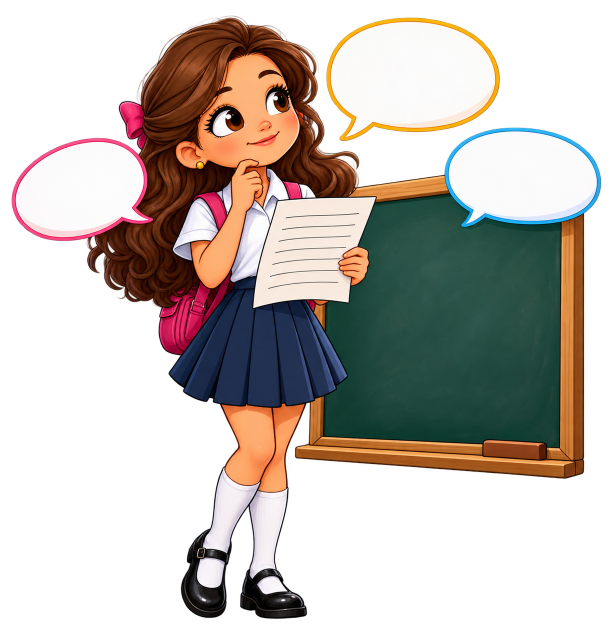
#> input picture imagens_perguntas/tema01_pergunta01.png, 1225 x 1284 px, found by its file name (shown at 1/2 size)
$ python gerar_videos_caderno_juh.py
#> lines starting #> are read from the running program, lines starting #| are printed output that depends on the picture
from pathlib import Path
import argparse
import asyncio
import math
import os
import re
import shutil
import subprocess
import unicodedata

from PIL import Image, ImageDraw, ImageFont
import edge_tts

from dados_quiz import LEGENDAS, QUIZZES


# ============================================================
# CONFIGURAÇÕES
# ============================================================

W, H = 1080, 1920
FPS = 30
ANIM_FPS = 20

FUNDO = Path("assets/template_educativo_juh_quiz.png")
IMAGENS_DIR = Path("imagens_perguntas")
SAIDA = Path("output_juh_caderno")
DRIVE_BASE = "destino:saida/Juh-Quiz-17/caderno"

VOICE = "pt-BR-AntonioNeural"
VOICE_RATE = "+10%"

AZUL = (17, 47, 121)
AZUL_ESCURO = (7, 23, 78)
PALETAS = {
    "verde": (68, 160, 93),
    "azul": (73, 132, 202),
    "coral": (224, 94, 89),
    "violeta": (143, 105, 190),
    "amarelo": (211, 159, 47),
}
LAYOUT_ATUAL = "verde"
ROSA = PALETAS[LAYOUT_ATUAL]
AMARELO = (255, 215, 25)
PRETO = (18, 18, 22)
BRANCO = (255, 255, 255)

PAGE_LEFT = 95
PAGE_RIGHT = 990
PAGE_TOP = 485
PAGE_BOTTOM = 1515

THEME_Y = 525
QUESTION_Y = 665
OPTIONS_Y = 1015

PAUSA_APOS_PERGUNTA = 0.75
PAUSA_APOS_RESPOSTA = 0.70

LETRAS = ("A", "B", "C")


# ============================================================
# UTILIDADES
# ============================================================

def executar(cmd):
    print(" ".join(map(str, cmd)), flush=True)
    subprocess.run(cmd, check=True)


def slug(texto):
    s = unicodedata.normalize("NFKD", texto)
    s = "".join(c for c in s if not unicodedata.combining(c))
    s = re.sub(r"[^a-zA-Z0-9]+", "-", s).strip("-").lower()
    return s or "quiz"


def fonte(size, bold=False):
    if bold:
        candidatos = [
            "/usr/share/fonts/truetype/dejavu/DejaVuSans-Bold.ttf",
            "/usr/share/fonts/truetype/liberation2/LiberationSans-Bold.ttf",
        ]
    else:
        candidatos = [
            "/usr/share/fonts/truetype/dejavu/DejaVuSans.ttf",
            "/usr/share/fonts/truetype/liberation2/LiberationSans-Regular.ttf",
        ]

    for p in candidatos:
        if Path(p).exists():
            return ImageFont.truetype(p, size)

    return ImageFont.load_default()


def fundo_base():
    """Folha branca limpa, com identidade Juh Quiz e uma das cinco cores."""
    img = Image.new("RGB", (W, H), (250, 250, 248))
    d = ImageDraw.Draw(img)
    d.rectangle([0, 0, W, 48], fill=ROSA)
    d.rectangle([0, 48, W, 70], fill=(238, 237, 232))
    d.rounded_rectangle([40, 95, W - 40, H - 90], radius=28,
                        fill=(255, 255, 255), outline=(232, 231, 226), width=3)
    brand = fonte(38, bold=True)
    d.text((82, 145), "JUH QUIZ", font=brand, fill=ROSA)
    d.line([82, 205, W - 82, 205], fill=(235, 235, 232), width=3)
    return img


def resolver_imagem_pergunta(pergunta):
    """
    Imagem opcional por pergunta.

    Exemplos aceitos em dados_quiz.py:
      "imagem": "imagens_perguntas/gato_1.png"
      "imagem": "gato_1.png"

    Se a chave não existir, for None ou estiver vazia,
    o vídeo continua exatamente no modo sem imagem.
    """
    valor = pergunta.get("imagem")

    if valor is None:
        return None

    valor = str(valor).strip()
    if not valor:
        return None

    caminho = Path(valor)
    candidatos = [caminho]

    # Se informou apenas o nome do arquivo, procura na pasta padrão.
    if not caminho.is_absolute() and caminho.parent == Path("."):
        candidatos.append(IMAGENS_DIR / caminho)

    for candidato in candidatos:
        if candidato.exists() and candidato.is_file():
            return candidato

    tentados = ", ".join(str(c) for c in candidatos)
    raise FileNotFoundError(
        f'Imagem da pergunta não encontrada: "{valor}". '
        f'Caminhos verificados: {tentados}'
    )


# [40 lines left out: function inserir_imagem_pergunta, not called in this run]


def wrap_pixels(draw, texto, font, max_width):
    palavras = texto.split()
    linhas = []
    atual = ""

    for palavra in palavras:
        teste = palavra if not atual else atual + " " + palavra
        bb = draw.textbbox((0, 0), teste, font=font)
        if bb[2] - bb[0] <= max_width:
            atual = teste
        else:
            if atual:
                linhas.append(atual)
            atual = palavra

    if atual:
        linhas.append(atual)

    return linhas


# [9 lines left out: function fit_text, not called in this run]


def fit_question_text(draw, texto, max_width, max_size=46, min_size=22):
    """Ajusta o tamanho para caber a pergunta completa, sem cortar palavras."""
    for size in range(max_size, min_size - 1, -2):
        f = fonte(size, bold=True)
        lines = wrap_pixels(draw, texto, f, max_width)
        line_height = text_line_height(draw, f) + 10
        # Mantém perguntas compridas completas e deixa as opções descerem se preciso.
        if len(lines) * line_height <= 350:
            return f, lines

    f = fonte(min_size, bold=True)
    return f, wrap_pixels(draw, texto, f, max_width)


def fit_theme_text(draw, texto, max_width=850, max_size=52, min_size=30):
    """Encaixa o nome inteiro do tema em até duas linhas."""
    for size in range(max_size, min_size - 1, -2):
        f = fonte(size, bold=True)
        lines = wrap_pixels(draw, texto, f, max_width)
        if len(lines) <= 2:
            return f, lines

    f = fonte(min_size, bold=True)
    return f, wrap_pixels(draw, texto, f, max_width)


def text_line_height(draw, font):
    bb = draw.textbbox((0, 0), "Ag", font=font)
    return bb[3] - bb[1]


def duracao_audio(path):
    r = subprocess.run(
        [
            "ffprobe", "-v", "error",
            "-show_entries", "format=duration",
            "-of", "default=noprint_wrappers=1:nokey=1",
            str(path),
        ],
        capture_output=True,
        text=True,
        check=True,
    )
    return float(r.stdout.strip())


async def _tts(texto, saida):
    communicate = edge_tts.Communicate(
        texto,
        VOICE,
        rate=VOICE_RATE,
    )
    await communicate.save(str(saida))


def tts_salvar(texto, saida):
    saida.parent.mkdir(parents=True, exist_ok=True)
    asyncio.run(_tts(texto, saida))


def criar_beep(path, dur=0.20, freq=880):
    executar([
        "ffmpeg", "-y",
        "-f", "lavfi",
        "-i", f"sine=frequency={freq}:sample_rate=48000:duration={dur}",
        "-ar", "48000",
        "-ac", "2",
        "-c:a", "libmp3lame",
        "-q:a", "4",
        str(path),
    ])


# [126 lines left out: functions criar_clipe_imagem, criar_clipe_animado, concatenar, desenhar_lapis, not called in this run]


def desenhar_tema(img, tema):
    draw = ImageDraw.Draw(img)
    f, lines = fit_theme_text(draw, tema.upper())
    line_gap = 5
    line_boxes = [draw.textbbox((0, 0), line, font=f) for line in lines]
    widths = [bb[2] - bb[0] for bb in line_boxes]
    heights = [bb[3] - bb[1] for bb in line_boxes]
    pad_x = 28
    pad_y = 12
    block_h = sum(heights) + line_gap * (len(lines) - 1)
    box_w = max(widths)
    draw.rounded_rectangle(
        [W // 2 - box_w // 2 - pad_x, THEME_Y - pad_y,
         W // 2 + box_w // 2 + pad_x, THEME_Y + block_h + pad_y],
        radius=18,
        fill=(247, 247, 244),
        outline=ROSA,
        width=3,
    )
    y = THEME_Y
    for line, width, height in zip(lines, widths, heights):
        draw.text((W // 2 - width // 2, y), line, font=f, fill=ROSA)
        y += height + line_gap


def desenhar_pergunta_e_opcoes(tema, numero, pergunta):
    img = fundo_base()
    desenhar_tema(img, tema)
    draw = ImageDraw.Draw(img)

    badge_x, badge_y = 120, QUESTION_Y - 8
    draw.ellipse(
        [badge_x, badge_y, badge_x + 66, badge_y + 66],
        fill=ROSA,
    )
    nfont = fonte(34, bold=True)
    ntext = str(numero)
    bb = draw.textbbox((0, 0), ntext, font=nfont)
    draw.text(
        (
            badge_x + 33 - (bb[2] - bb[0]) / 2,
            badge_y + 33 - (bb[3] - bb[1]) / 2 - 4,
        ),
        ntext,
        font=nfont,
        fill=BRANCO,
    )

    qx = 210
    imagem_path = resolver_imagem_pergunta(pergunta)
    tem_imagem = imagem_path is not None
    qmaxw = 420 if tem_imagem else PAGE_RIGHT - qx - 35
    qfont, qlines = fit_question_text(
        draw,
        pergunta["pergunta"],
        max_width=qmaxw,
    )
    qlh = text_line_height(draw, qfont) + 12

    q_strokes = []
    y = QUESTION_Y
    for line in qlines:
        draw.text((qx, y), line, font=qfont, fill=PRETO)
        bb = draw.textbbox((qx, y), line, font=qfont)

        underline_y = bb[3] + 7
        q_strokes.append((bb[0], underline_y, bb[2], underline_y))
        y += qlh

    if tem_imagem:
        figura = Image.open(imagem_path).convert("RGBA")
        figura.thumbnail((330, 300), Image.Resampling.LANCZOS)
        pad = 14
        card_x, card_y = 665, QUESTION_Y + 8
        card_w, card_h = 330, 300
        draw = ImageDraw.Draw(img)
        draw.rounded_rectangle([card_x, card_y, card_x + card_w, card_y + card_h],
                               radius=22, fill=(255, 255, 255),
                               outline=(224, 224, 220), width=3)
        px = card_x + (card_w - figura.width) // 2
        py = card_y + (card_h - figura.height) // 2
        img.paste(figura, (px, py), figura)
        image_bottom = card_y + card_h
        draw = ImageDraw.Draw(img)
        option_y = max(image_bottom + 50, y + 55)
        option_gap = 128
    else:
        option_y = max(OPTIONS_Y, y + 110)
        option_gap = 135

    options = []
    afont = fonte(42, bold=False)

    for i, alt in enumerate(pergunta["alternativas"]):
        oy = option_y + i * option_gap
        cx, cy, r = 135, oy + 30, 28

        draw.ellipse(
            [cx - r, cy - r, cx + r, cy + r],
            outline=ROSA,
            width=4,
            fill=BRANCO,
        )
        txt = f"{LETRAS[i]}) {alt}"
        draw.text((190, oy), txt, font=afont, fill=PRETO)
        options.append({
            "circle": (cx, cy, r),
            "text": txt,
        })

    return img, q_strokes, options, tem_imagem


# [122 lines left out: functions criar_transicao_scroll, aplicar_traco_rosa, pintar_resposta, desenhar_contagem, not called in this run]


# ============================================================
# GERAÇÃO
# ============================================================

def gerar_video_tema(indice_tema, tema, perguntas, legenda, lote_drive=None):
    global LAYOUT_ATUAL, ROSA
    ciclo = tuple(PALETAS)
    LAYOUT_ATUAL = ciclo[((indice_tema - 1) // 3) % len(ciclo)]
    ROSA = PALETAS[LAYOUT_ATUAL]
    print(f"🎨 Cor do caderno: {LAYOUT_ATUAL}", flush=True)

    pasta = SAIDA / f"{indice_tema:02d}_{slug(tema)}"
    if pasta.exists():
        shutil.rmtree(pasta)
    pasta.mkdir(parents=True, exist_ok=True)

    clipes = []
    tela_anterior = None
    beep = pasta / "beep.mp3"
    criar_beep(beep)

    for q_idx, pergunta in enumerate(perguntas, start=1):
        print(f"\n[{tema}] Pergunta {q_idx}", flush=True)

        base, strokes, options, tem_imagem = desenhar_pergunta_e_opcoes(
            tema,
            q_idx,
            pergunta,
        )
        if tela_anterior is not None:
            clipes.append(criar_transicao_scroll(tela_anterior, base, pasta, q_idx))

        # 1) áudio da pergunta
        audio_q = pasta / f"q{q_idx:02d}_pergunta.mp3"
        tts_salvar(pergunta["pergunta"], audio_q)
        qdur = duracao_audio(audio_q) + PAUSA_APOS_PERGUNTA

        # 2) lápis passando por todas as linhas da pergunta
        frames_q = pasta / f"frames_q{q_idx:02d}"
        frames_q.mkdir(parents=True, exist_ok=True)

        total_frames = max(18, int(math.ceil(qdur * ANIM_FPS)))

        for fidx in range(total_frames):
            p = fidx / max(1, total_frames - 1)
            frame, (tip_x, tip_y) = aplicar_traco_rosa(
                base.copy(),
                strokes,
                p,
            )

            frame = desenhar_lapis(
                frame,
                tip_x - 18,
                tip_y - 40,
                angle=-8,
            )

            frame.save(
                frames_q / f"frame_{fidx:04d}.jpg",
                quality=92,
            )

        clip_q = pasta / f"{q_idx:02d}_pergunta.mp4"
        criar_clipe_animado(
            frames_q,
            ANIM_FPS,
            qdur,
            clip_q,
            audio_q,
        )
        clipes.append(clip_q)

        marcada, _ = aplicar_traco_rosa(
            base.copy(),
            strokes,
            1.0,
        )

        # 3) contagem 3, 2, 1
        # Quando há imagem, a contagem desce para não encobrir as alternativas.
        count_y = 1590 if tem_imagem else 1465

        for numero in (3, 2, 1):
            img_count = desenhar_contagem(marcada, numero, cy=count_y)
            png = pasta / f"q{q_idx:02d}_count_{numero}.png"
            img_count.save(png)

            clip = pasta / f"{q_idx:02d}_count_{numero}.mp4"
            criar_clipe_imagem(
                png,
                0.78,
                clip,
                beep,
            )
            clipes.append(clip)

        # 4) resposta correta
        correta = int(pergunta["correta"])
        resposta = pergunta["alternativas"][correta]

        audio_a = pasta / f"q{q_idx:02d}_resposta.mp3"
        tts_salvar(
            f"A resposta correta é: {resposta}.",
            audio_a,
        )
        adur = duracao_audio(audio_a) + PAUSA_APOS_RESPOSTA

        frames_a = pasta / f"frames_a{q_idx:02d}"
        frames_a.mkdir(parents=True, exist_ok=True)

        total_answer_frames = max(14, int(math.ceil(adur * ANIM_FPS)))

        for fidx in range(total_answer_frames):
            p = fidx / max(1, total_answer_frames - 1)
            answer_frame = pintar_resposta(
                marcada.copy(),
                options[correta]["circle"],
                min(1.0, p * 2.4),
            )
            answer_frame.save(
                frames_a / f"frame_{fidx:04d}.jpg",
                quality=92,
            )

        clip_a = pasta / f"{q_idx:02d}_resposta.mp4"
        criar_clipe_animado(
            frames_a,
            ANIM_FPS,
            adur,
            clip_a,
            audio_a,
        )
        clipes.append(clip_a)
        tela_anterior = pintar_resposta(
            marcada.copy(), options[correta]["circle"], 1.0
        )

    # Tela final
    final_img = fundo_base()
    desenhar_tema(final_img, tema)
    d = ImageDraw.Draw(final_img)
    f1 = fonte(70, bold=True)
    f2 = fonte(44, bold=True)

    txt1 = "QUANTAS VOCÊ ACERTOU?"
    bb = d.textbbox((0, 0), txt1, font=f1)
    d.text(
        ((W - (bb[2] - bb[0])) / 2, 820),
        txt1,
        font=f1,
        fill=AZUL_ESCURO,
    )

    txt2 = "Comenta o resultado!"
    bb2 = d.textbbox((0, 0), txt2, font=f2)
    d.text(
        ((W - (bb2[2] - bb2[0])) / 2, 960),
        txt2,
        font=f2,
        fill=ROSA,
    )

    final_png = pasta / "final.png"
    final_img.save(final_png)

    final_clip = pasta / "99_final.mp4"
    criar_clipe_imagem(final_png, 2.2, final_clip)
    clipes.append(final_clip)

    saida = SAIDA / f"{indice_tema:02d}_{slug(tema)}.mp4"
    concatenar(clipes, saida)
    arquivo_legenda = saida.with_suffix(".txt")
    arquivo_legenda.write_text(
        f"CAPA_SEGUNDOS=2\n\n{legenda.strip()}\n",
        encoding="utf-8",
    )

    print(f"\n✅ Gerado: {saida}", flush=True); [executar(["rclone", "copyto", str(arquivo), f"{DRIVE_BASE}/execucao-{lote_drive}/{arquivo.name}"]) for arquivo in (saida, arquivo_legenda)] if lote_drive is not None else None


def main():
    parser = argparse.ArgumentParser(description="Gera vídeos Juh Quiz - Caderno.")
    parser.add_argument("--enviar-drive", action="store_true", help="envia cada MP4 e TXT assim que um tema termina")
    parser.add_argument("--lote", default=None, help="identificador da pasta dessa execução no Drive")
    args = parser.parse_args()
    lote_drive = (args.lote or "manual") if args.enviar_drive else None
    if not QUIZZES:
        raise RuntimeError("O dicionário QUIZZES está vazio.")

    SAIDA.mkdir(parents=True, exist_ok=True)

    for indice, (tema, perguntas) in enumerate(QUIZZES.items(), start=1):
        if len(perguntas) == 0:
            continue

        if len(perguntas) > 5:
            raise ValueError(f'O tema "{tema}" passou do limite de 5 perguntas.')
        for p in perguntas:
            if len(p["alternativas"]) != 3:
                raise ValueError(
                    f'O tema "{tema}" possui pergunta sem exatamente 3 alternativas.'
                )
            if int(p["correta"]) not in (0, 1, 2):
                raise ValueError(
                    f'O tema "{tema}" possui índice "correta" inválido.'
                )

        legenda = LEGENDAS.get(tema, "").strip()
        if not legenda:
            raise ValueError(f'Não há legenda cadastrada para o tema "{tema}".')

        gerar_video_tema(indice, tema, perguntas, legenda, lote_drive)
#> in desenhar_pergunta_e_opcoes, `img = fundo_base()`:
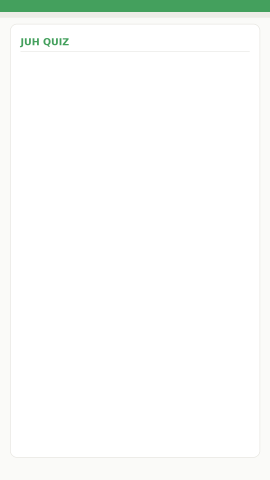
#> img: PIL image 1080x1920 RGB (shown at 1/4 size); mean R, G, B 249.1, 251.4, 249.3
#> in desenhar_tema, `f, lines = fit_theme_text(draw, tema.upper())`: lines = ['BIOMAS BRASILEIROS']
#> in desenhar_tema, `line_boxes = [draw.textbbox((0, 0), line, font=f) for line in lines]`: line_boxes = [(0, 10, 637, 50)]
#> in desenhar_tema, `widths = [bb[2] - bb[0] for bb in line_boxes]`: widths = [637]
#> in desenhar_tema, `heights = [bb[3] - bb[1] for bb in line_boxes]`: heights = [40]
#> in desenhar_tema, `block_h = sum(heights) + line_gap * (len(lines) - 1)`: block_h = 40
#> in desenhar_tema, `box_w = max(widths)`: box_w = 637
#> the loop in desenhar_tema, `for line, width, height in zip(lines, widths, heights):` made 1 pass
#> (line, width, height, y) on pass 1: ('BIOMAS BRASILEIROS', 637, 40, 570)
#> after the loop in desenhar_tema, `for line, width, height in zip(lines, widths, heights):`: y = 570
#> in desenhar_pergunta_e_opcoes, `bb = draw.textbbox((0, 0), ntext, font=nfont)`: bb = (0, 7, 24, 32)
#> in desenhar_pergunta_e_opcoes, `qfont, qlines = fit_question_text( draw, pergunta["pergunta"], max_wid..`: qlines = ['O que', 'caracteriza um', 'bioma?']
#> in desenhar_pergunta_e_opcoes, `qlh = text_line_height(draw, qfont) + 12`: qlh = 56
#> the loop in desenhar_pergunta_e_opcoes, `for line in qlines:` made 3 passes
#> (line, bb, underline_y, y) on passes 1 to 3: ('O que', (210, 673, 362, 718), 725, 721), ('caracteriza um', (210, 729, 595, 764), 771, 777), ('bioma?', (210, 785, 396, 820), 827, 833)
#> after the loop in desenhar_pergunta_e_opcoes, `for line in qlines:`: q_strokes = [(210, 725, 362, 725), (210, 771, 595, 771), (210, 827, 396, 827)]; y = 833
#> in desenhar_pergunta_e_opcoes, figura is the input picture: PIL image 1225x1284 RGBA; mean R, G, B, A 68.7, 60.5, 53.6, 124
#> in desenhar_pergunta_e_opcoes, `figura.thumbnail((330, 300), Image.Resampling.LANCZOS)`:
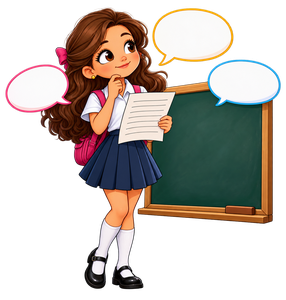
#> figura: PIL image 286x300 RGBA; mean R, G, B, A 68.5, 60.2, 53.5, 124; transparent parts drawn white
#> in desenhar_pergunta_e_opcoes, `draw = ImageDraw.Draw(img)`:
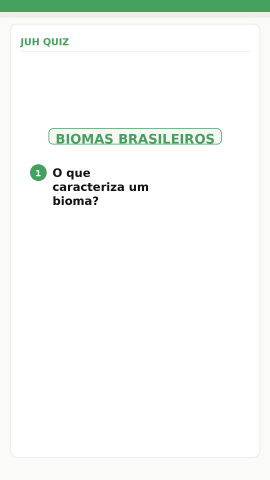
#> img: PIL image 1080x1920 RGB (shown at 1/4 size); mean R, G, B 246, 249.3, 246.5
#> in desenhar_pergunta_e_opcoes, `option_y = max(image_bottom + 50, y + 55)`: option_y = 1023
#> the loop in desenhar_pergunta_e_opcoes, `for i, alt in enumerate(pergunta["alternativas"]):` made 3 passes
#> (oy, cy) on passes 1 to 3: (1023, 1053), (1151, 1181), (1279, 1309)
#> after the loop in desenhar_pergunta_e_opcoes, `for i, alt in enumerate(pergunta["alternativas"]):`: options = 3 items
#> in gerar_video_tema, `base, strokes, options, tem_imagem = desenhar_pergunta_e_opcoes( tema,..`:
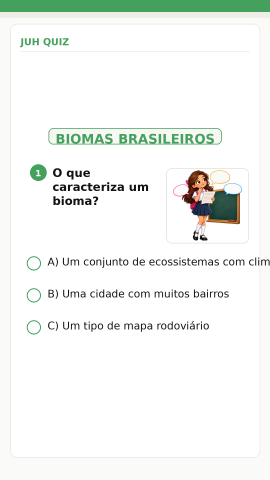
#> base: PIL image 1080x1920 RGB (shown at 1/4 size); mean R, G, B 241.3, 244.3, 241.3
#> in gerar_video_tema, `base, strokes, options, tem_imagem = desenhar_pergunta_e_opcoes( tema,..`: strokes has the same summary as q_strokes in desenhar_pergunta_e_opcoes; tem_imagem = True
#> (the call stopped at `async def _tts(texto, saida): communicate = edge_tts.Communicate( text..`: edge_tts is not available in this run)
#> (the call stopped at in duracao_audio, `r = subprocess.run( [ "ffprobe", "-v", "error", "-show_entries", "form..`: subprocess is not available in this run)
#> pass 2 of the loop in main, `for indice, (tema, perguntas) in enumerate(QUIZZES.items(), start=1):`:
#> the loop in desenhar_tema (call 2), `for line, width, height in zip(lines, widths, heights):` made 2 passes
#> (line, width, height, y) on passes 1 to 2: ('SISTEMA SOLAR E', 524, 40, 570), ('EXPLORAÇÃO ESPACIAL', 688, 59, 634)
#> in desenhar_pergunta_e_opcoes (call 2), `desenhar_tema(img, tema)`:
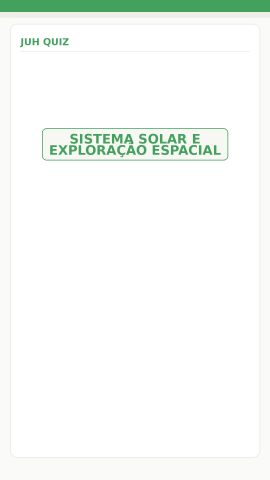
#> img: PIL image 1080x1920 RGB (shown at 1/4 size); mean R, G, B 246.3, 249.9, 246.8
#> in desenhar_pergunta_e_opcoes (call 2), `bb = draw.textbbox((0, 0), ntext, font=nfont)`: bb = (0, 7, 24, 32)
#> qlines = ['Qual astro está', 'no centro do', 'Sistema Solar?']
#> the loop in desenhar_pergunta_e_opcoes (call 2), `for line in qlines:` made 3 passes
#> (line, bb, underline_y, y) on passes 1 to 3: ('Qual astro está', (210, 671, 607, 715), 722, 721), ('no centro do', (210, 729, 538, 764), 771, 777), ('Sistema Solar?', (210, 785, 595, 820), 827, 833)
#> after the loop in desenhar_pergunta_e_opcoes (call 2), `for line in qlines:`: q_strokes = [(210, 722, 607, 722), (210, 771, 538, 771), (210, 827, 595, 827)]; y = 833
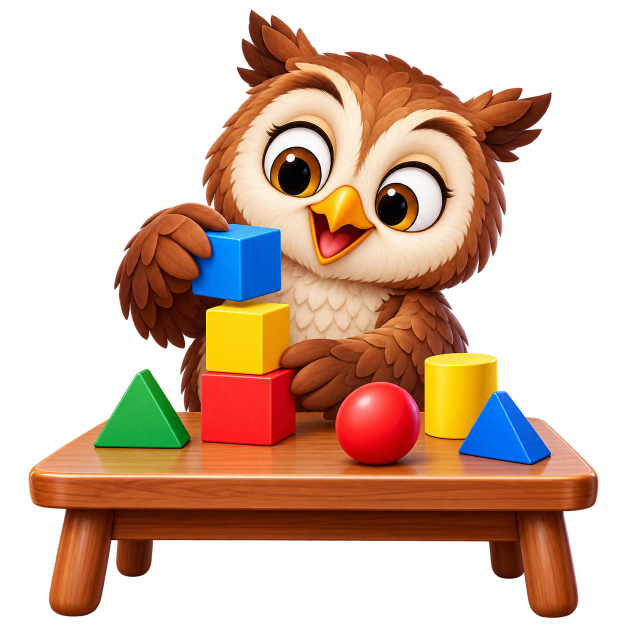
#> input picture imagens_perguntas/tema02_pergunta01.png, 1254 x 1254 px, found by its file name (shown at 1/2 size)
#> in desenhar_pergunta_e_opcoes, figura is the input picture: PIL image 1254x1254 RGBA; mean R, G, B, A 81.9, 50.8, 32.9, 122.2
#> figura: PIL image 300x300 RGBA
#> in desenhar_pergunta_e_opcoes (call 2), `img.paste(figura, (px, py), figura)`:
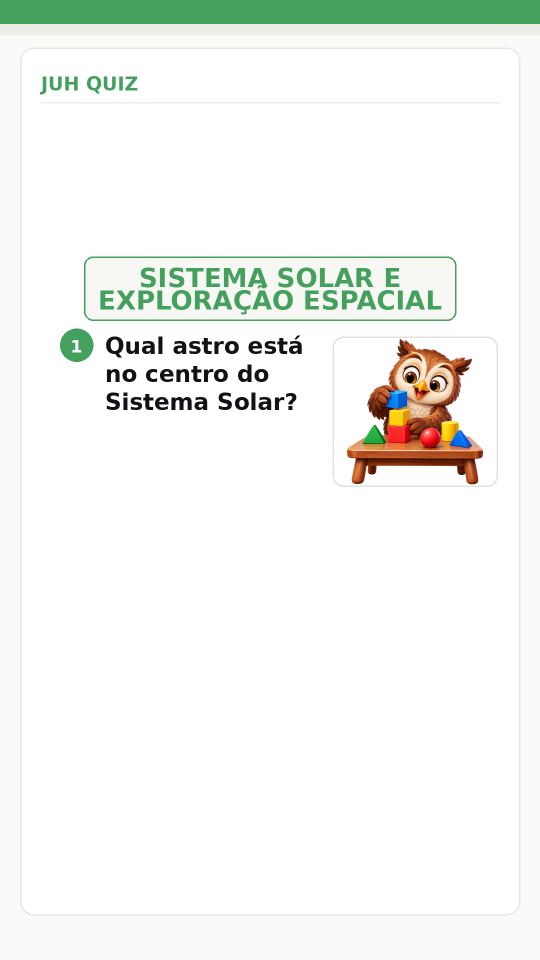
#> img: PIL image 1080x1920 RGB (shown at 1/2 size); mean R, G, B 242.4, 244.8, 240.9
#> the loop in desenhar_pergunta_e_opcoes (call 2), `for i, alt in enumerate(pergunta["alternativas"]):` made 3 passes

    print("\n🎉 Todos os vídeos foram gerados.", flush=True)


if __name__ == "__main__":
#> (the run stopped early here; a loop or call above may not have finished)
